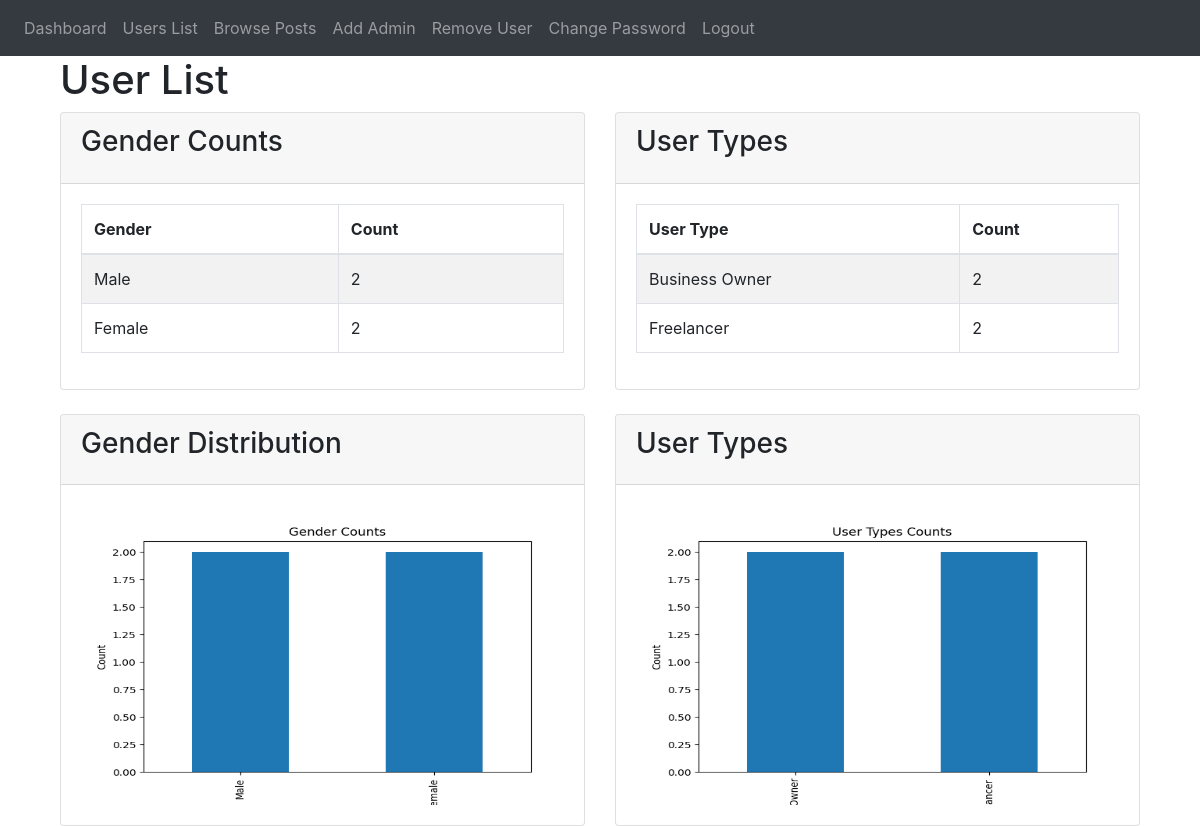
The page /admin/admindashboard (signed in) on the database its author committed.
### website/models.py (models this page shows)
class User(db.Model, UserMixin):
    id = db.Column(db.Integer, primary_key=True)
    email = db.Column(db.String(150), unique=True)
    password = db.Column(db.String(150), nullable=False)
    first_name = db.Column(db.String(50), nullable=False)
    last_name = db.Column(db.String(50), nullable=False)
    gender = db.Column(db.String(10), nullable=False)
    usertype = db.Column(db.String(10), nullable=False) # Freelancer , Business Owner , Both
    about = db.Column(db.String(400))
    jobs = db.relationship('Job' , backref='user')
    applications = db.relationship('JobApplication' , backref='user')
    image_name = db.Column(db.String(150))

### website/admin_views.py (the view)
@admin.route('/admindashboard', methods=['GET', 'POST'])
@login_required
def dashboard():
    users = User.query.all()
    user_dicts = [user.__dict__ for user in users]
    df = pd.DataFrame(user_dicts)
    gender_counts = df['gender'].value_counts()
    gender_counts_df = gender_counts.to_frame().reset_index()
    usertype_counts = df['usertype'].value_counts()
    usertype_counts_df = usertype_counts.to_frame().reset_index()
    gender_counts = df['gender'].value_counts()
    print(gender_counts)
    try:
        gender_counts.plot(kind='bar')
        plt.xlabel('Gender')
        plt.ylabel('Count')
        plt.title('Gender Counts')
        plt.savefig('instance/Statistics/GenderDistribution.png')
        usertype_counts.plot(kind='bar')
        plt.xlabel('User Types')
        plt.ylabel('Count')
        plt.title('User Types Counts')
        plt.savefig('instance/Statistics/UserDistribution.png')
    except BaseException:
        print("Error happened")
        pass
    return render_template(
        "Admin_dashboard.html",
        usertype_counts_df=usertype_counts_df,
        gender_counts_df=gender_counts_df,
        user=current_user)

### website/templates/Admin_dashboard.html (shortened to what this page needs)
{% extends "Admin_base.html" %}
{% block content %}
<div class="container-fluid">
  <h1>User List</h1>
  <div class="row">
    <div class="col-md-6">
      <div class="card">
        <div class="card-header">
          <h3 class="card-title">Gender Counts</h3>
        </div>
        <div class="card-body">
          <table class="table table-bordered table-striped">
            <thead>
              <tr>
                <th>Gender</th>
                <th>Count</th>
              </tr>
            </thead>
            <tbody>
              {% for index, row in gender_counts_df.iterrows() %}
              <tr>
                <td>{{ row[0] }}</td>
                <td>{{ row[1] }}</td>
              </tr>
              {% endfor %}
            </tbody>
          </table>
        </div>
      </div>
    </div>
    <div class="col-md-6">
      <div class="card">
        <div class="card-header">
          <h3 class="card-title">User Types</h3>
</div>
        <div class="card-body">
          <table class="table table-bordered table-striped">
            <thead>
              <tr>
                <th>User Type</th>
                <th>Count</th>
              </tr>
            </thead>
            <tbody>
              {% for index, row in usertype_counts_df.iterrows() %}
              <tr>
                <td>{{ row[0] }}</td>
                <td>{{ row[1] }}</td>
              </tr>
              {% endfor %}
            </tbody>
          </table>
        </div>
      </div>
    </div>
  </div>
  <div class="row mt-4">
    <div class="col-md-6">
      <div class="card">
        <div class="card-header">
          <h3 class="card-title">Gender Distribution</h3>
        </div>
        <div class="card-body">
          <img src="{{ url_for('admin.get_image', name='GenderDistribution') }}" alt="Gender Distribution" width="500" height="300">
        </div>
      </div>
    </div>
    <div class="col-md-6">
      <div class="card">
        <div class="card-header">
          <h3 class="card-title">User Types</h3>
        </div>
        <div class="card-body">
          <img src="{{ url_for('admin.get_image', name='UserDistribution') }}" alt="Users Distribution" width="500" height="300">
        </div>
      </div>
    </div>
  </div>
</div>
{% endblock %}

### rows shown on the page
User: gender "Male", usertype "Business Owner"
User: gender "Female"
User: usertype "Freelancer"

### other values the page prints
{{ row[1] }} "2" "2"
